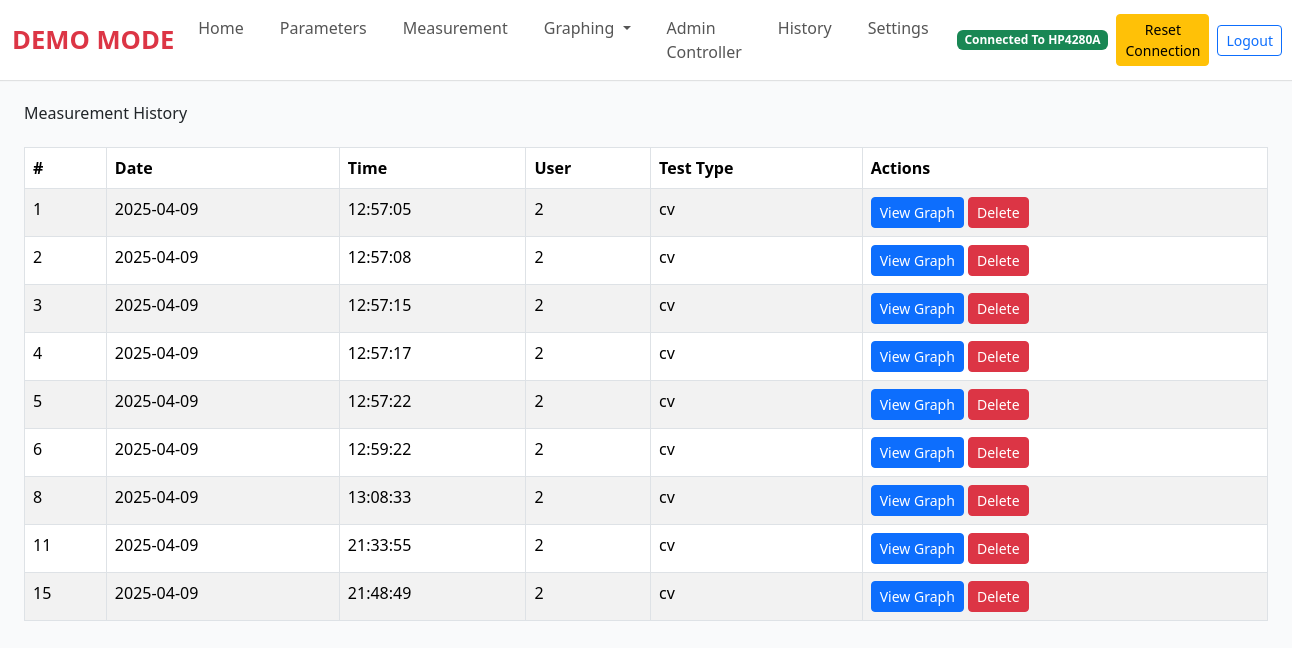
The app's page /history (signed in) with its own data.
### tables this page shows
CREATE TABLE measurements (
            measurement_id INTEGER PRIMARY KEY AUTOINCREMENT,
            date_recorded DATE NOT NULL,
            time_recorded TIME NOT NULL,
            user_id INTEGER NOT NULL,
            test_type TEXT NOT NULL, file_path TEXT, csv_file_path TEXT,
            FOREIGN KEY (user_id) REFERENCES users (id)
        );

### main.py (the view)
@app.route('/history', methods=["GET"])
def history():
    if 'email' not in session:
        flash("Please log in to access this page.", "error")
        return redirect(url_for("login"))
    user = get_user_by_email(session['email'])
    if not user:
        flash("User not found. Please log in again.", "error")
        return redirect(url_for("login"))
    measurements = get_measurements(user_id=user[0])  # user[0] is the user ID
    return render_template("history.html", measurements=measurements)

### database.py (called while the page is built)
def get_user_by_email(email):
    conn = sqlite3.connect(DB_path)
    cursor = conn.cursor()
    cursor.execute('''
        SELECT * FROM users WHERE email = ?
    ''', (email,))
    user = cursor.fetchone()
    conn.close()
    return user

def get_measurements(user_id=None):
    conn = sqlite3.connect(DB_path)
    cursor = conn.cursor()
    if user_id:
        cursor.execute('''
            SELECT * FROM measurements WHERE user_id = ?
        ''', (user_id,))
    else:
        cursor.execute('SELECT * FROM measurements')
    measurements = cursor.fetchall()
    conn.close()
    return measurements

### main.py (called while the page is built)
@app.context_processor
def inject_user_info():
    if 'email' in session:
        user = get_user_by_email(session['email'])
        if user:
            return {'username': f"{user[1]} {user[2]}", 'user_id': user[0], 'email': user[3]}
    return {'username': None, 'user_id': None, 'email': None}

@app.context_processor
def inject_connection_status():
    if 'email' in session and session['email'] in gpib_connections:
        ctrl = gpib_connections[session['email']]
        if hasattr(ctrl, 'conn') and hasattr(ctrl.conn, 'check_connection'):
            connected = ctrl.conn.check_connection()
            return {
                'connection_status': 'success' if connected else 'failure',
                'terminal_output': ["Connected to device." if connected else "Not connected."]
            }
    return {
        'connection_status': 'failure',
        'terminal_output': ["No connection."]
    }

### simulated_visacon.py (called while the page is built)
    def check_connection(self):
        return self.connected  # Return the simulated connection state

### templates/history.html (shortened to what this page needs)
{% extends "base.html" %}
{% block content %}
<div class="container mt-4">
    <h2 class="mb-4">Measurement History</h2>
    {% if measurements %}
        <table class="table table-striped table-bordered">
            <thead>
                <tr>
                    <th>#</th>
                    <th>Date</th>
                    <th>Time</th>
                    <th>User</th>
                    <th>Test Type</th>
                    <th>Actions</th>
                </tr>
            </thead>
            <tbody>
                {% for measurement in measurements %}
                    <tr>
                        <td>{{ measurement[0] }}</td>
                        <td>{{ measurement[1] }}</td>
                        <td>{{ measurement[2] }}</td>
                        <td>{{ measurement[3] }}</td>
                        <td>{{ measurement[4] }}</td>
                        <td>
                            <a href="{{ url_for('view_measurement', measurement_id=measurement[0]) }}" class="btn btn-primary btn-sm">View Graph</a>
                            <form action="{{ url_for('delete_measurement', measurement_id=measurement[0]) }}" method="POST" style="display:inline;">
                                <button type="submit" class="btn btn-danger btn-sm" onclick="return confirm('Are you sure you want to delete this measurement?');">Delete</button>
                            </form>
                        </td>
                    </tr>
                {% endfor %}
            </tbody>
        </table>
    {% else %}
        <p>No measurements found.</p>
    {% endif %}
</div>
{% endblock %}

### records on screen
measurements: measurement_id "1", date_recorded "2025-04-09", time_recorded "12:57:05", user "2", test_type "cv"
measurements: measurement_id "2", date_recorded "2025-04-09", time_recorded "12:57:08", user "2", test_type "cv"
measurements: measurement_id "3", date_recorded "2025-04-09", time_recorded "12:57:15", user "2", test_type "cv"
measurements: measurement_id "4", date_recorded "2025-04-09", time_recorded "12:57:17", user "2", test_type "cv"
measurements: measurement_id "5", date_recorded "2025-04-09", time_recorded "12:57:22", user "2", test_type "cv"
measurements: measurement_id "6", date_recorded "2025-04-09", time_recorded "12:59:22", user "2", test_type "cv"
measurements: measurement_id "8", date_recorded "2025-04-09", time_recorded "13:08:33", user "2", test_type "cv"
measurements: measurement_id "11", date_recorded "2025-04-09", time_recorded "21:33:55", user "2", test_type "cv"
measurements: measurement_id "15", date_recorded "2025-04-09", time_recorded "21:48:49", user "2", test_type "cv"
